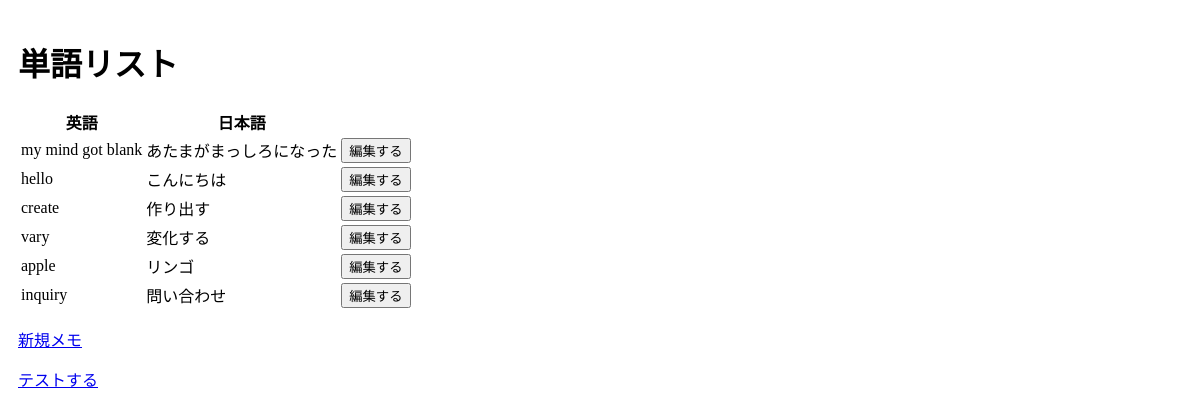
Before: / with the older database file.
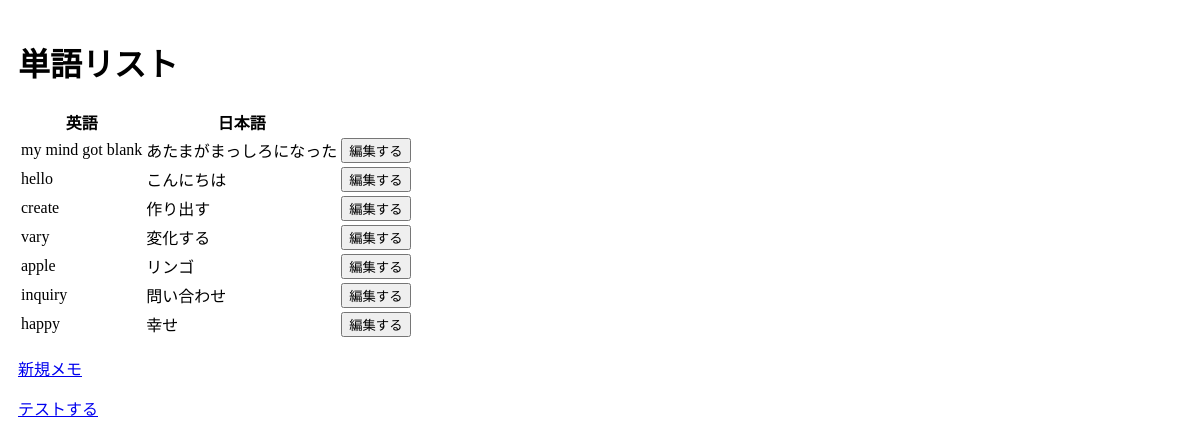
After: the same page with the newer database file.
### app.py (models this page shows)
class Post(db.Model):
    __tablename__ = 'posts'
    id = db.Column(db.Integer, primary_key=True, autoincrement=True)
    eigo = db.Column(db.Text())
    nihongo = db.Column(db.Text())

### app.py (the view)
@app.route('/')
def list():
    message = '単語リスト'
    posts = Post.query.all()
    return render_template('list.html', message = message, posts = posts)

### templates/list.html
{% extends 'layout.html' %}
{% block content %}
    <h1>{{ message }}</h1>
    <table>
        <tr><th>英語</th><th>日本語</th><th></th></tr>
        {% for post in posts %}
            <tr>
                <td>{{ post.eigo }}</td><td>{{ post.nihongo }}</td><td><button href="show/{{ post.id }}">編集する</button></td>
            </tr>
        {% endfor %}
    </table>
    <p><a href="/new">新規メモ</a></p>
    <p><a href="/test">テストする</a></td></p>
{% endblock %}

### templates/layout.html (shortened to what this page needs)
<!DOCTYPE html>
<html lang="ja">
    <head>
        <link rel="stylesheet" href="style.css">
    </head>
    <body>
        {% block content %}
        {% endblock %}
    </body>
</html>

### templates/layout.html (style rules this page uses)
body { padding: 10px; }

Changed rows visible on the page:
added Post: eigo "happy", nihongo "幸せ"
